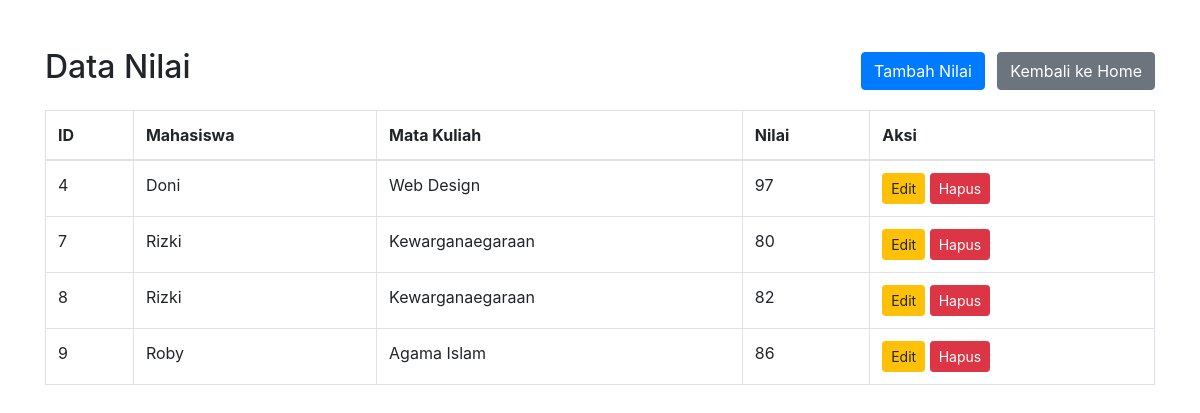
Page /nilai.php on the committed database.
### tables this page shows
CREATE TABLE `nilai` (
  `id_nilai` int(11) NOT NULL,
  `id_mhs` int(11) DEFAULT NULL,
  `id_mk` int(11) DEFAULT NULL,
  `nilai` int(11) DEFAULT NULL
);

CREATE TABLE `mahasiswa` (
  `id` int(11) NOT NULL,
  `nama` varchar(100) NOT NULL,
  `nim` varchar(20) NOT NULL,
  `id_jurusan` int(11) DEFAULT NULL
);

CREATE TABLE `mata_kuliah` (
  `id_mk` int(11) NOT NULL,
  `nama_mk` varchar(100) NOT NULL,
  `sks` int(11) NOT NULL
);

### nilai.php (the view, shortened to what this page needs)
<!DOCTYPE html>
<html lang="en">
<head>
    <link rel="stylesheet" href="https://stackpath.bootstrapcdn.com/bootstrap/4.5.2/css/bootstrap.min.css">
</head>
<body>
    <div class="container mt-5">
        <div class="row justify-content-between align-items-center mb-3">
            <div class="col-auto">
                <h2>Data Nilai</h2>
            </div>
            <div class="col-auto">
                <button type="button" class="btn btn-primary" data-toggle="modal" data-target="#tambahNilaiModal">
                Tambah Nilai
                </button>
                <a href="index.php" class="btn btn-secondary ml-2">Kembali ke Home</a>
            </div>
        </div>
        <table class="table table-bordered">
            <thead>
                <tr>
                    <th>ID</th>
                    <th>Mahasiswa</th>
                    <th>Mata Kuliah</th>
                    <th>Nilai</th>
                    <th>Aksi</th>
                </tr>
            </thead>
            <tbody>
                <?php
                require 'config.php';
                $stmt = $pdo->query("
                    SELECT nilai.id_nilai AS id, mahasiswa.nama AS nama_mahasiswa, mata_kuliah.nama_mk, nilai.nilai,
                           mahasiswa.id AS mahasiswa_id, mata_kuliah.id_mk AS matakuliah_id
                    FROM nilai
                    INNER JOIN mahasiswa ON nilai.id_mhs = mahasiswa.id
                    INNER JOIN mata_kuliah ON nilai.id_mk = mata_kuliah.id_mk
                ");
                while ($row = $stmt->fetch(PDO::FETCH_ASSOC)):
                ?>
                <tr>
                    <td><?= $row['id']; ?></td>
                    <td><?= $row['nama_mahasiswa']; ?></td>
                    <td><?= $row['nama_mk']; ?></td>
                    <td><?= $row['nilai']; ?></td>
                    <td>
                        <button type="button" class="btn btn-sm btn-warning" data-toggle="modal" data-target="#editNilaiModal<?= $row['id']; ?>">Edit</button>
                        <a href="proses.php?hapus_nilai=<?= $row['id']; ?>" class="btn btn-sm btn-danger" onclick="return confirm('Apakah Anda yakin ingin menghapus nilai ini?')">Hapus</a>
                    </td>
                </tr>
                <?php endwhile; ?>
            </tbody>
        </table>
    </div>
</body>
</html>

### rows in the picture
nilai: id_nilai "4", id_mhs.nama "Doni", id_mk.nama_mk "Web Design", nilai "97"
nilai: id_nilai "7", id_mhs.nama "Rizki", id_mk.nama_mk "Kewarganaegaraan", nilai "80"
nilai: id_nilai "8", id_mhs.nama "Rizki", id_mk.nama_mk "Kewarganaegaraan", nilai "82"
nilai: id_nilai "9", id_mhs.nama "Roby", id_mk.nama_mk "Agama Islam", nilai "86"
